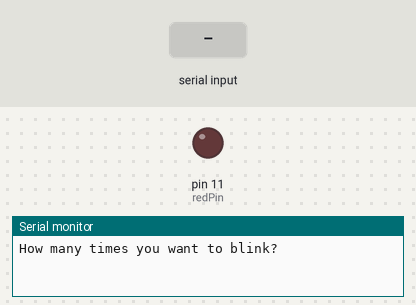
Simulated run of this sketch. Board: Arduino Uno, built with avr-gcc and run on an emulated ATmega328P. Shown: output pins drawn as LEDs (lit = HIGH), the last lines printed to the serial monitor. Dashed ring = blinking. The test bench sets the inputs (shaded band).

Above: at 0.9 s.
1.0 s: "90,45\n" received over Serial
At 1.6 s:
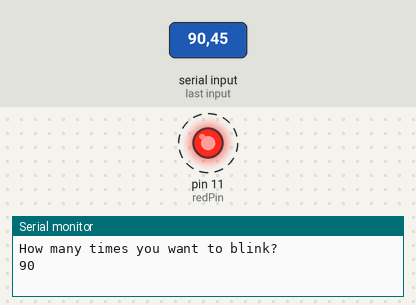
Timing chart, 0 to 10.0 s (numbered marks = the images above; inputs shaded):
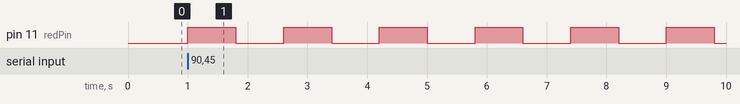

Measured:
- after the input at 1.0 s, pin 11 (redPin): alternates HIGH for 0.80 s and LOW for 0.80 s, starting at once

The sketch:

user_input_led_blink.ino
```cpp
int i;
int redPin = 11;

String msg = "How many times you want to blink?";
int blinkNumber;

void setup() {
  Serial.begin(9600);
  pinMode(redPin, OUTPUT);

  // Main Programme
  Serial.println(msg);

  // Maintain the programme until user input
  while(Serial.available() == 0)
  {

  }

  blinkNumber = Serial.parseInt();
  Serial.println(blinkNumber);

  for(i = 1; i <= blinkNumber; i++)
  {
    digitalWrite(redPin, HIGH);
    delay(800);
    digitalWrite(redPin, LOW);
    delay(800);
  }
}

void loop()
{

}
```
